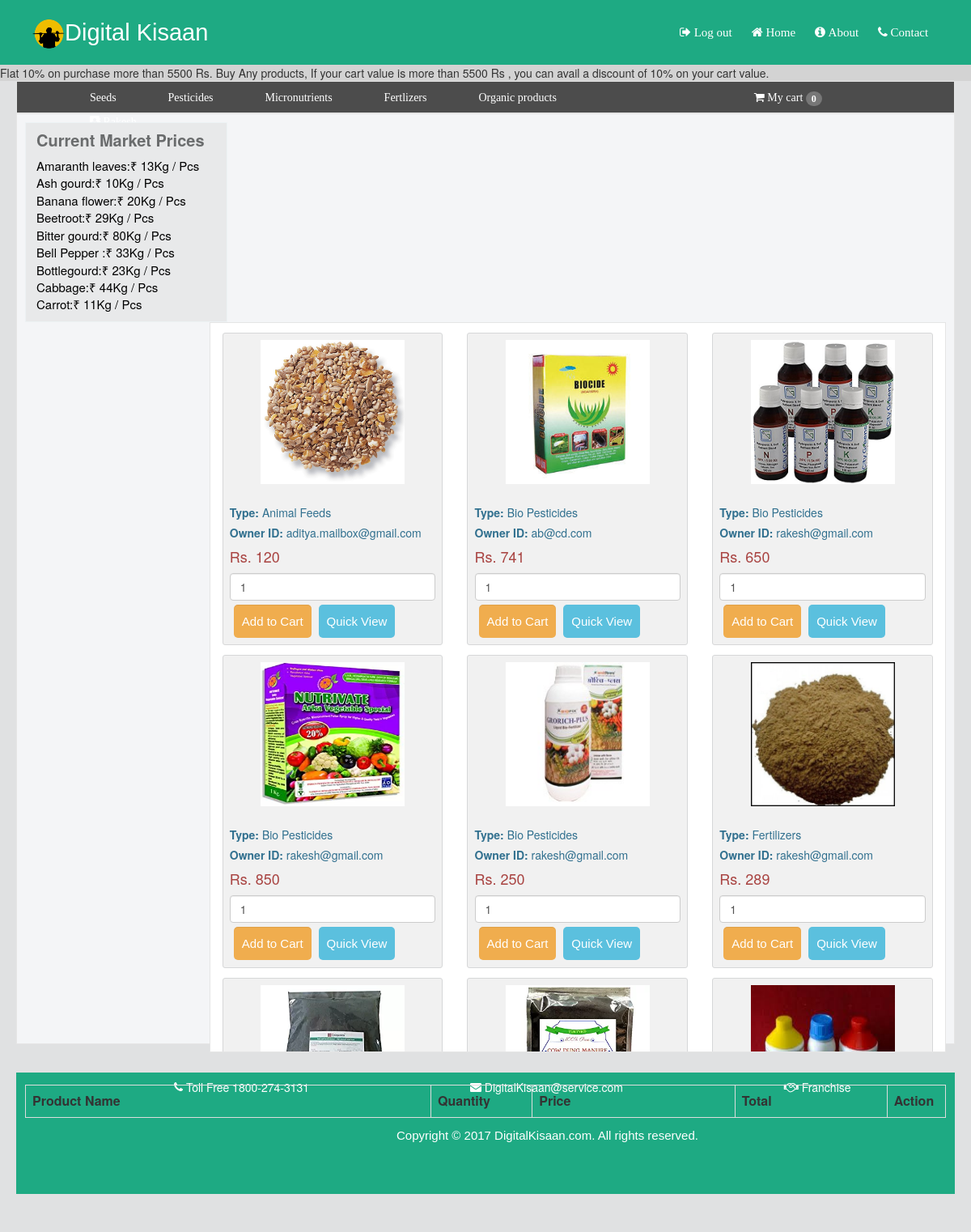
/php/main.php (signed in), run on the app's committed database.
### tables this page shows
CREATE TABLE `items` (
  `id` int(11) NOT NULL,
  `name` varchar(100) NOT NULL,
  `description` varchar(200) NOT NULL,
  `sprice` int(100) NOT NULL,
  `quantity` int(100) NOT NULL,
  `mdate` date NOT NULL,
  `edate` date NOT NULL,
  `img` varchar(200) NOT NULL,
  `currency` varchar(50) NOT NULL,
  `country` varchar(20) NOT NULL,
  `location` varchar(100) NOT NULL,
  `payment` varchar(20) NOT NULL,
  `contact` varchar(20) NOT NULL,
  `owner` varchar(200) NOT NULL
);

### php/main.php (the view, shortened to what this page needs)
<?php
$conn = mysqli_connect("localhost", "root", "", "digital_kisan") or die ("could not connect to mysql");
?>
<html>
<head>
<link rel="stylesheet" type="text/css" href="../css/main.css">
<link rel="stylesheet" type="text/css" href="../css/index.css">
<link rel="stylesheet" type="text/css" href="../css/search.css">
<link rel="stylesheet" href="https://maxcdn.bootstrapcdn.com/bootstrap/3.3.2/css/bootstrap.min.css">
<link rel="stylesheet" href="https://cdnjs.cloudflare.com/ajax/libs/font-awesome/4.7.0/css/font-awesome.min.css">
</head>
<body style="background:#e0e1e2;">
<div class="header" style="height:80px;box-shadow: 1px 2px 4px 0px #4e4e4f;">
 <p><img src="../images/kisaanlogo.png" width="40px" >Digital Kisaan
 </p>
 <ul style="margin-left:800px;">
   <li><a href="logout.php"><i class="fa fa-sign-out"></i>&nbsp;Log out</a></li>
 <li><a href="index.php"><i class="fa fa-home"></i>&nbsp;Home</a></li>
  <li><a href="About.php"><i class="fa fa-info-circle"></i>&nbsp;About</a></li>
   <li><a href="contact.php"><i class="fa fa-phone"></i>&nbsp;Contact</a></li>
  <li><a href="current.php"><i class="fa fa-cloud"></i>&nbsp;Weather</a></li></div>
 <marquee behavior=scroll direction="left" scrollamount="5" style="position:relative;background:#d3d3d3">Flat 10% on purchase more than 5500 Rs.
Buy Any products, If your cart value is more than 5500 Rs ,
you can avail a discount of 10% on your cart value.</marquee>
 <div class="store" style="background:#e0e1e2;">
    <div class="containr" style="background:#4c4c4c;border-radius:0px">
        <ul>
        <li><div class="butn">
		<a href="#">Seeds</a>
		</li>
         <li><div class="butn">
		<a href="#">Pesticides</a>
		</div></li>
         <li><div class="butn">
		<a href="#">Micronutrients</a>
		</div></li>
         <li><div class="butn">
		<a href="#">Fertlizers</a>
		</div></li>
         <li ><div class="butn">
		<a href="#">Organic products</a>
		</div></li>
		 <li><a class="switch"  href="#cart" onMouseOver="this.style.color='#1eaa83'" onMouseOut="this.style.color='#FFFFFF'"style="background:none;border-radius:2px;border:none;height:22px;margin-left:180px;">
		 <i class="fa fa-shopping-cart"></i>&nbsp;My cart&nbsp;<span class="badge"><?php if(isset($_SESSION["shopping_cart"])) { echo count($_SESSION["shopping_cart"]); } else { echo '0';}?></span></a></li>
		 <li ><a onMouseOver="this.style.color='#1eaa83'" onMouseOut="this.style.color='#FFFFFF'" href="../php/fprofile.php" style="background:none;border-radius:2px;border:none;height:22px;"><i class="fa fa-address-book"></i>&nbsp;<?php echo ucfirst($_SESSION["username"]); ?></a></li>
    </div>
	 <div class="frames" style="background:#f4f5f7;border-style:solid;border-width:1px;border-color:#e5e5e5;">
	 <div class="left" style="background:#e8e9ea;border-style:solid;border-width:1px;border-color:#edf2f4">
	 <div class="prices" style="background:#e8e9ea;">
	 <h4><font color="#6a6c6d"><b>Current Market Prices</b></font></h4>
	 <p style="color:black;">
	 Amaranth leaves:₹ 13Kg / Pcs<br>
	 Ash gourd:₹ 10Kg / Pcs<br>
	 Banana flower:₹ 20Kg / Pcs<br>
	 Beetroot:₹ 29Kg / Pcs<br>
	 Bitter gourd:₹ 80Kg / Pcs<br>
	 Bell Pepper :₹ 33Kg / Pcs<br>
	 Bottlegourd:₹ 23Kg / Pcs<br>
	 Cabbage:₹ 44Kg / Pcs<br>
	Carrot:₹ 11Kg / Pcs<br></p>
	 </div>
	 </div>
	 <div class="right" style="overflow-y: scroll;
  overflow-x:hidden;
  height:80%;background:white;border-style:solid;border-width:1px;border-color:#e5e5e5;width: 80%;display: flex-wrap:wrap;padding-bottom: 1%;">
	 	<div id="Items">
	 		<?php
	 		$query = "SELECT * FROM items ORDER BY name ASC";
	 		$result = mysqli_query($conn,$query);
	 		while($row = mysqli_fetch_array($result))
	 		{
	 		?>
	 		<div class="col-md-4" style="margin-top:12px; ">
	 			<div id="bck" style="border: 1px solid #d6d7d8;background-color:#f1f1f1;border-radius: 3px;padding: 3%;">
	 				<img src="<?php echo $row["img"]; ?>" class="img-responsive" style="width:70%;"align="center"/><br>
	 				<p class="text-info"><b>Type: </b><?php echo $row["name"]; ?></p>
	 				<p class="text-info"><b>Owner ID: </b><?php echo $row["owner"]; ?></p>
	 				<h4 class="text-danger">Rs. <?php echo $row["sprice"]; ?></h4>
                               <input type="text" name="quantity" id="quantity<?php echo $row["id"]; ?>" class="form-control" value="1" />
                               <input type="button" name="add_to_cart" id="<?php echo $row["id"]; ?>" style="margin-top:5px;height:auto;" class="btn btn-warning form-control add_to_cart" value="Add to Cart" />
                                <input type="button" name="mid" id="<?php echo $row["id"]; ?>" style="margin-top:5px;height:auto;" class="btn btn-info view_data" value="Quick View"/></input>
	 			</div>
	 		</div>
	 		<?php } ?>
	 	</div>
	 	</div>
	 	<div id="cart" style="margin-bottom: 2%;overflow-y:scroll;position:relative;width: 100%;height:20%;">  <br><br>
                          <div id="order_table">
                               <table class="table table-bordered">
                                    <tr>
                                         <th width="40%">Product Name</th>
                                         <th width="10%">Quantity</th>
                                         <th width="20%">Price</th>
                                         <th width="15%">Total</th>
                                         <th width="5%">Action</th>
                                    </tr>
                               </table>
                          </div>
                     </div>
 </div>
<div class="Contact1" id="contact" style="margin-top: 3%;">
<p style="color:white;">
<img src="../images/toll.png" width="0px"><i class="fa fa-phone"></i>&nbsp;Toll Free 1800-274-3131
<img src="../images/email.png" width="0px"><i class="fa fa-envelope"></i>&nbsp;DigitalKisaan@service.com
<img src="../images/franchize.png" width="0px"><i class="fa fa-handshake-o"></i>&nbsp;Franchise
<br></p>
<h4>Copyright © 2017 DigitalKisaan.com. All rights reserved.</h4>
</div>
</div></ul></div></div></ul></div>
</body>
</html>

### css/main.css (style rules this page uses)
.store { background:black; height:auto; padding:0px 20px 20px 20px; margin-top:0px; }
.header ul { display:inline; position:absolute; top:0; margin-left:900px; }
.Contact1 { background-color:#1eaa83; height:150px; margin-top:auto; }
.Contact1 img { color:white; margin-left:190px; padding-top:20px; padding-bottom:20px; padding-right:5px; font-size:15px; font-family:sans-serif; }
.Contact1 h4 { color:white; margin-left:470; padding-top:20px; padding-bottom:10px; padding-right:5px; font-size:15px; font-family:sans-serif; }
.containr { background:#151719; height:40px; margin-left:0px; border-style: solid; border-radius:10px; border-width:1px; border-color:#e5e5e5; }
.containr ul { top:100; margin-left:50px; }
.containr ul li { color:white; list-style:none; display:inline-block; margin-top:10px; padding-right:60px; font-family:verdana; text-decoration:none; }
.containr ul li a { color:white; text-decoration:none; }
.frames { height:1150; width:100%; background-color:#e0e2e5; padding:10px; }
.left { font-size:15px; Background:#6b6e72; display:inline-block; height:auto; width:250px; }
.right { float:right; top:100; }
.right p { margin-bottom:5px; margin-top:5px; }
.right input[type=button] { width:auto; padding:10px; margin-left:5px; font-size:15px; margin-top:5px; border-radius:5px; border:none; font-family: sans-serif; display:inline-block; }
.prices { font-size:15px; Background:#6b6e72; display:inline-block; height:auto; width:auto; }
.prices h4 { font-size:20px; padding-left:13px; vertical-align:middle; }
.prices p { padding-left:13px; color:black; }

### css/index.css (style rules this page uses)
body { margin:0; padding:0; font-family:sans-serif; color:white; }
.header { background-color:#1eaa83; height:100px; width:100%; position:relative; top:0; }
.header p { font-family:sans-serif; font-size:29px; padding:20px; color:white; padding-bottom:2px; margin-left:20px; margin-top:0px; }
.header ul { display:inline; position:absolute; top:0; margin-left:800px; }
.header ul li { color:white; list-style:none; display:inline-block; margin-top:15px; padding-right:10px; font-family:verdana; text-decoration:none; }
.header ul li a { color:white; list-style:none; display:inline-block; margin-top:15px; padding-right:10px; font-family:verdana; text-decoration:none;font-size:15px; }

### css/search.css (style rules this page uses)
.form-control { width:20% }

### php/main.php (style rules this page uses)
#bck img { margin-left: auto; margin-right: auto; width: 100%; height: 20%; display: block; }

### data on the page
items: img (picture), name "Animal Feeds", owner "aditya.mailbox@gmail.com", sprice "120"
items: img (picture), name "Bio Pesticides", owner "ab@cd.com", sprice "741"
items: img (picture), name "Bio Pesticides", owner "rakesh@gmail.com", sprice "650"
items: img (picture), name "Bio Pesticides", owner "rakesh@gmail.com", sprice "850"
items: img (picture), name "Bio Pesticides", owner "rakesh@gmail.com", sprice "250"
items: img (picture), name "Fertilizers", owner "rakesh@gmail.com", sprice "289"
items: img (picture)
items: img (picture)
items: img (picture)
